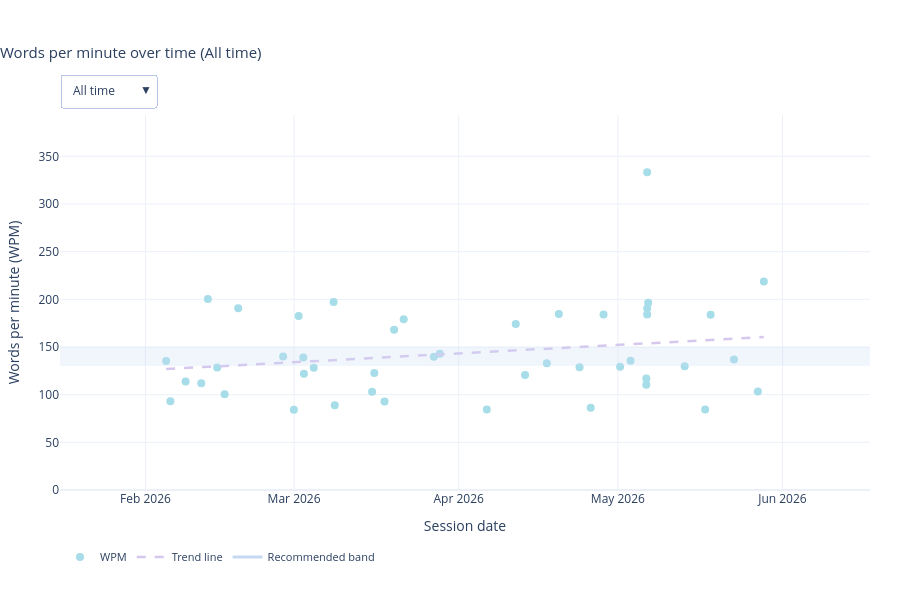

This figure's notebook cell:
### Code cell
# Plot 4: Interactive WPM over time with time frame selector.
import plotly.graph_objects as go
from dateutil.relativedelta import relativedelta
from datetime import timedelta

if not records:
    print('No recordings available to plot.')
else:
    wpm_records = [r for r in records if np.isfinite(r['wpm'])]
    if not wpm_records:
        print('No WPM values available to plot.')
    else:
        today_datetime = datetime.combine(TODAY, datetime.min.time())

        monday_this_week = today_datetime - timedelta(days=today_datetime.weekday())
        sunday_this_week = monday_this_week + timedelta(days=6)
        monday_last_week = monday_this_week - timedelta(days=7)
        sunday_last_week = monday_last_week + timedelta(days=6)

        time_frames = {
            'This week':  ('week',   monday_this_week,                         sunday_this_week),
            'Last week':  ('week',   monday_last_week,                         sunday_last_week),
            'Month':      ('month',  today_datetime.replace(day=1),            today_datetime),
            '6 months':   ('period', today_datetime - relativedelta(months=6), today_datetime),
            'Year':       ('period', today_datetime.replace(month=1, day=1),   today_datetime),
            'All time':   ('all',    None,                                      None),
        }

        XFMT = {
            'This week':  ('%a %d', 86400000),
            'Last week':  ('%a %d', 86400000),
            'Month':      ('%b %d', None),
            '6 months':   ('%b %Y', 'M1'),
            'Year':       ('%b',    'M1'),
            'All time':   ('%b %Y', 'M1'),
        }

        target_low, target_high = 130.0, 150.0

        def get_filtered_wpm(frame_type, start_date, end_date):
            if frame_type == 'all':
                return wpm_records
            return [r for r in wpm_records if start_date <= r['recording_dt'] <= end_date]

        def xaxis_range(frame_type, start_date, end_date):
            if frame_type == 'all':
                dts = [r['recording_dt'] for r in wpm_records]
                pad = timedelta(days=20)
                return [(min(dts) - pad).isoformat(), (max(dts) + pad).isoformat()]
            pad = timedelta(days=1)
            return [(start_date - pad).isoformat(), (end_date + pad).isoformat()]

        NO_DATA_ANNOTATION = dict(
            text='No recordings in this timeframe',
            xref='paper', yref='paper',
            x=0.5, y=0.5,
            showarrow=False,
            font=dict(size=17, color='#aaaaaa'),
            xanchor='center', yanchor='middle',
        )

        frame_data = {}
        for frame_name, (frame_type, start_date, end_date) in time_frames.items():
            filtered = get_filtered_wpm(frame_type, start_date, end_date)
            if not filtered:
                frame_data[frame_name] = {
                    'empty': True, 'y_max': 200.0,
                    'x_range': xaxis_range(frame_type, start_date, end_date),
                }
            else:
                dates = [r['recording_dt'] for r in filtered]
                wpm_v = np.array([r['wpm'] for r in filtered], dtype=float)
                labels = [r['recording_label'] for r in filtered]
                if len(wpm_v) >= 2:
                    dn = mdates.date2num(dates)
                    trend = np.polyval(np.polyfit(dn, wpm_v, 1), dn)
                else:
                    trend = wpm_v.copy()
                frame_data[frame_name] = {
                    'empty': False,
                    'dates': dates,
                    'wpm_v': wpm_v,
                    'labels': labels,
                    'trend': trend,
                    'y_max': max(180.0, float(np.nanmax(wpm_v)) * 1.18),
                    'x_range': xaxis_range(frame_type, start_date, end_date),
                }

        default_frame = 'All time'
        dd = frame_data[default_frame]

        fig = go.Figure()

        # Recommended range: paper-coord shape so it always spans full width.
        fig.add_shape(
            type='rect',
            xref='paper', x0=0, x1=1,
            yref='y', y0=target_low, y1=target_high,
            fillcolor='rgba(197,217,242,0.25)',
            line_width=0,
        )

        if not dd['empty']:
            fig.add_trace(go.Scatter(
                x=dd['dates'],
                y=dd['wpm_v'],
                name='WPM',
                mode='markers',
                marker=dict(symbol='circle', size=8, color=COLORS['teal']),
                customdata=np.column_stack([dd['labels'], dd['wpm_v']]),
                hovertemplate='<b>%{customdata[0]}</b><br>Date: %{x|%b %d, %Y}<br>WPM: %{customdata[1]:.1f}<extra></extra>',
            ))
            fig.add_trace(go.Scatter(
                x=dd['dates'],
                y=dd['trend'],
                name='Trend line',
                mode='lines',
                line=dict(color=COLORS['lavender'], width=2.5, dash='dash'),
                hovertemplate='<b>%{x|%b %d, %Y}</b><br>Trend: %{y:.1f}<extra></extra>',
            ))
        else:
            fig.add_trace(go.Scatter(x=[], y=[], name='WPM', mode='markers'))
            fig.add_trace(go.Scatter(x=[], y=[], name='Trend line', mode='lines'))

        # Legend-only swatch for the recommended band.
        fig.add_trace(go.Scatter(
            x=[None],
            y=[None],
            mode='lines',
            line=dict(color=COLORS['sky'], width=3),
            name='Recommended band',
            hoverinfo='skip',
            showlegend=True,
        ))

        timeframe_buttons = []
        for frame_name, (frame_type, start_date, end_date) in time_frames.items():
            fdata = frame_data[frame_name]
            fmt, dtick = XFMT[frame_name]
            if fdata['empty']:
                trace_update = {'x': [[], [], []], 'y': [[], [], []], 'name': ['WPM', 'Trend line', 'Recommended band']}
            else:
                trace_update = {
                    'x': [fdata['dates'], fdata['dates'], [None]],
                    'y': [fdata['wpm_v'], fdata['trend'], [None]],
                    'customdata': [np.column_stack([fdata['labels'], fdata['wpm_v']]), None, None],
                    'name': ['WPM', 'Trend line', 'Recommended band'],
                }
            layout_update = {
                'title.text': f'Words per minute over time ({frame_name})',
                'xaxis.tickformat': fmt,
                'xaxis.range': fdata['x_range'],
                'yaxis.range': [0, fdata['y_max']],
            }
            if dtick is not None:
                layout_update['xaxis.dtick'] = dtick
            else:
                layout_update['xaxis.dtick'] = None
            layout_update['annotations'] = [NO_DATA_ANNOTATION] if fdata['empty'] else []
            timeframe_buttons.append({
                'label': frame_name,
                'method': 'update',
                'args': [trace_update, layout_update],
            })

        default_fmt, default_dtick = XFMT[default_frame]

        fig.update_layout(
            title=dict(text=f'Words per minute over time ({default_frame})', x=0.0, xanchor='left', font=dict(size=15)),
            xaxis=dict(title='Session date', tickformat=default_fmt, dtick=default_dtick,
                       range=dd['x_range'] if not dd['empty'] else [None, None]),
            yaxis=dict(title='Words per minute (WPM)', range=[0, dd['y_max'] if not dd['empty'] else 200.0]),
            template='plotly_white',
            height=600,
            hovermode='closest',
            annotations=[] if not dd['empty'] else [NO_DATA_ANNOTATION],
            legend=dict(
                orientation='h',
                yanchor='top',
                y=-0.14,
                xanchor='left',
                x=0,
                font=dict(size=11),
                traceorder='normal',
            ),
            margin=dict(b=110, t=115, l=60, r=30),
            updatemenus=[{
                'buttons': timeframe_buttons,
                'active': 5,
                'direction': 'down',
                'showactive': True,
                'x': 0.0,
                'xanchor': 'left',
                'y': 1.0,
                'yanchor': 'bottom',
                'pad': {'b': 8},
                'bgcolor': 'white',
                'bordercolor': '#B7C7E5',
                'borderwidth': 1,
            }],
        )
        fig.show()

### Figure 1 — Plotly figure (JSON) as saved in the notebook; plotly's stock layout.template omitted (floating-point values rounded to 4 significant figures)
{"data": [{"customdata": [["fake 1", "135.35"], ["fake 2", "93.19"], ["Recording 2 4", "113.92"], ["LongerTesting", "111.92"], ["fake 3", "200.21"], ["fake 4", "128.53"], ["fake 5", "100.49"], ["fake 6", "190.66"], ["fake 7", "140.0"], ["fake 8", "84.14"], ["fake 9", "182.45"], ["Spain", "139.05"], ["fake 10", "121.83"], ["fake 11", "128.16"], ["fake 12", "197.23"], ["Recording 2", "88.99"], ["Valencia Trip", "103.11"], ["Skii Trip So Good", "122.68"], ["Recording 133 14", "92.92"], ["singapore", "168.18"], ["Recording 2 2", "178.98"], ["fake 13", "139.71"], ["Recording 2 3", "142.86"], ["fake 14", "84.48"], ["fake 15", "174.24"], ["fake 16", "120.75"], ["fake 17", "132.99"], ["fake 18", "184.6"], ["fake 19", "128.62"], ["fake 20", "86.27"], ["fake 21", "184.16"], ["fake 22", "129.29"], ["fake 23", "135.47"], ["Final Presentation 1", "110.3"], ["Presentation 2", "117.07"], ["slet", "333.33"], ["Interview part1", "184.17"], ["Interview part 2", "190.27"], ["fake 24", "196.52"], ["fake 25", "129.83"], ["fake 26", "84.37"], ["fake 27", "183.78"], ["fake 28", "136.83"], ["fake 29", "103.35"], ["fake 30", "218.77"]], "hovertemplate": "<b>%{customdata[0]}</b><br>Date: %{x|%b %d, %Y}<br>WPM: %{customdata[1]:.1f}<extra></extra>", "marker": {"color": "#A6DDE8", "size": 8, "symbol": "circle"}, "mode": "markers", "name": "WPM", "type": "scatter", "x": ["2026-02-04T21:33:37", "2026-02-05T16:40:22", "2026-02-08T13:32:37", "2026-02-11T12:22:54", "2026-02-12T18:10:40", "2026-02-14T12:09:22", "2026-02-15T21:52:36", "2026-02-18T11:16:54", "2026-02-26T22:17:24", "2026-02-28T22:56:39", "2026-03-01T20:31:04", "2026-03-02T17:41:13", "2026-03-02T20:13:59", "2026-03-04T16:48:26", "2026-03-08T10:29:07", "2026-03-08T15:51:49", "2026-03-15T16:42:13", "2026-03-16T02:34:06", "2026-03-18T00:44:47", "2026-03-19T20:08:54", "2026-03-21T15:30:38", "2026-03-27T07:52:28", "2026-03-28T10:22:06", "2026-04-06T07:13:08", "2026-04-11T18:07:40", "2026-04-13T12:17:18", "2026-04-17T14:34:50", "2026-04-19T20:46:42", "2026-04-23T18:33:22", "2026-04-25T21:01:21", "2026-04-28T07:03:59", "2026-05-01T10:00:54", "2026-05-03T09:14:24", "2026-05-06T08:19:38", "2026-05-06T08:24:56", "2026-05-06T12:06:02", "2026-05-06T12:11:24", "2026-05-06T12:28:44", "2026-05-06T16:51:33", "2026-05-13T14:00:36", "2026-05-17T10:30:51", "2026-05-18T11:13:11", "2026-05-22T20:50:21", "2026-05-27T08:52:51", "2026-05-28T11:47:49"], "y": [135.3, 93.19, 113.9, 111.9, 200.2, 128.5, 100.5, 190.7, 140.0, 84.14, 182.4, 139.1, 121.8, 128.2, 197.2, 88.99, 103.1, 122.7, 92.92, 168.2, 179.0, 139.7, 142.9, 84.48, 174.2, 120.8, 133.0, 184.6, 128.6, 86.27, 184.2, 129.3, 135.5, 110.3, 117.1, 333.3, 184.2, 190.3, 196.5, 129.8, 84.37, 183.8, 136.8, 103.3, 218.8]}, {"hovertemplate": "<b>%{x|%b %d, %Y}</b><br>Trend: %{y:.1f}<extra></extra>", "line": {"color": "#D6C7EE", "dash": "dash", "width": 2.5}, "mode": "lines", "name": "Trend line", "type": "scatter", "x": ["2026-02-04T21:33:37", "2026-02-05T16:40:22", "2026-02-08T13:32:37", "2026-02-11T12:22:54", "2026-02-12T18:10:40", "2026-02-14T12:09:22", "2026-02-15T21:52:36", "2026-02-18T11:16:54", "2026-02-26T22:17:24", "2026-02-28T22:56:39", "2026-03-01T20:31:04", "2026-03-02T17:41:13", "2026-03-02T20:13:59", "2026-03-04T16:48:26", "2026-03-08T10:29:07", "2026-03-08T15:51:49", "2026-03-15T16:42:13", "2026-03-16T02:34:06", "2026-03-18T00:44:47", "2026-03-19T20:08:54", "2026-03-21T15:30:38", "2026-03-27T07:52:28", "2026-03-28T10:22:06", "2026-04-06T07:13:08", "2026-04-11T18:07:40", "2026-04-13T12:17:18", "2026-04-17T14:34:50", "2026-04-19T20:46:42", "2026-04-23T18:33:22", "2026-04-25T21:01:21", "2026-04-28T07:03:59", "2026-05-01T10:00:54", "2026-05-03T09:14:24", "2026-05-06T08:19:38", "2026-05-06T08:24:56", "2026-05-06T12:06:02", "2026-05-06T12:11:24", "2026-05-06T12:28:44", "2026-05-06T16:51:33", "2026-05-13T14:00:36", "2026-05-17T10:30:51", "2026-05-18T11:13:11", "2026-05-22T20:50:21", "2026-05-27T08:52:51", "2026-05-28T11:47:49"], "y": [126.9, 127.1, 128.0, 128.8, 129.2, 129.7, 130.1, 130.9, 133.4, 134.0, 134.3, 134.6, 134.6, 135.1, 136.2, 136.3, 138.4, 138.5, 139.1, 139.6, 140.2, 141.9, 142.2, 144.8, 146.5, 147.0, 148.2, 148.9, 150.0, 150.7, 151.4, 152.3, 152.9, 153.8, 153.8, 153.8, 153.8, 153.8, 153.9, 155.9, 157.1, 157.4, 158.7, 160.0, 160.3]}, {"hoverinfo": "skip", "line": {"color": "#C5D9F2", "width": 3}, "mode": "lines", "name": "Recommended band", "showlegend": true, "type": "scatter", "x": [null], "y": [null]}], "layout": {"height": 600, "hovermode": "closest", "legend": {"font": {"size": 11}, "orientation": "h", "traceorder": "normal", "x": 0, "xanchor": "left", "y": -0.14, "yanchor": "top"}, "margin": {"b": 110, "l": 60, "r": 30, "t": 115}, "shapes": [{"fillcolor": "rgba(197,217,242,0.25)", "line": {"width": 0}, "type": "rect", "x0": 0, "x1": 1, "xref": "paper", "y0": 130, "y1": 150, "yref": "y"}], "title": {"font": {"size": 15}, "text": "Words per minute over time (All time)", "x": 0, "xanchor": "left"}, "updatemenus": [{"active": 5, "bgcolor": "white", "bordercolor": "#B7C7E5", "borderwidth": 1, "buttons": [{"args": [{"customdata": [[["Final Presentation 1", "110.3"], ["Presentation 2", "117.07"], ["slet", "333.33"], ["Interview part1", "184.17"], ["Interview part 2", "190.27"], ["fake 24", "196.52"]], null, null], "name": ["WPM", "Trend line", "Recommended band"], "x": [["2026-05-06T08:19:38", "2026-05-06T08:24:56", "2026-05-06T12:06:02", "2026-05-06T12:11:24", "2026-05-06T12:28:44", "2026-05-06T16:51:33"], ["2026-05-06T08:19:38", "2026-05-06T08:24:56", "2026-05-06T12:06:02", "2026-05-06T12:11:24", "2026-05-06T12:28:44", "2026-05-06T16:51:33"], [null]], "y": [[110.3, 117.1, 333.3, 184.2, 190.3, 196.5], [147.8, 148.9, 193.1, 194.1, 197.6, 250.1], [null]]}, {"annotations": [], "title.text": "Words per minute over time (This week)", "xaxis.dtick": 86400000, "xaxis.range": ["2026-05-03T00:00:00", "2026-05-11T00:00:00"], "xaxis.tickformat": "%a %d", "yaxis.range": [0, 393.3]}], "label": "This week", "method": "update"}, {"args": [{"customdata": [[["fake 21", "184.16"], ["fake 22", "129.29"]], null, null], "name": ["WPM", "Trend line", "Recommended band"], "x": [["2026-04-28T07:03:59", "2026-05-01T10:00:54"], ["2026-04-28T07:03:59", "2026-05-01T10:00:54"], [null]], "y": [[184.2, 129.3], [184.2, 129.3], [null]]}, {"annotations": [], "title.text": "Words per minute over time (Last week)", "xaxis.dtick": 86400000, "xaxis.range": ["2026-04-26T00:00:00", "2026-05-04T00:00:00"], "xaxis.tickformat": "%a %d", "yaxis.range": [0, 217.3]}], "label": "Last week", "method": "update"}, {"args": [{"customdata": [[["fake 22", "129.29"], ["fake 23", "135.47"]], null, null], "name": ["WPM", "Trend line", "Recommended band"], "x": [["2026-05-01T10:00:54", "2026-05-03T09:14:24"], ["2026-05-01T10:00:54", "2026-05-03T09:14:24"], [null]], "y": [[129.3, 135.5], [129.3, 135.5], [null]]}, {"annotations": [], "title.text": "Words per minute over time (Month)", "xaxis.dtick": null, "xaxis.range": ["2026-04-30T00:00:00", "2026-05-07T00:00:00"], "xaxis.tickformat": "%b %d", "yaxis.range": [0, 180]}], "label": "Month", "method": "update"}, {"args": [{"customdata": [[["fake 1", "135.35"], ["fake 2", "93.19"], ["Recording 2 4", "113.92"], ["LongerTesting", "111.92"], ["fake 3", "200.21"], ["fake 4", "128.53"], ["fake 5", "100.49"], ["fake 6", "190.66"], ["fake 7", "140.0"], ["fake 8", "84.14"], ["fake 9", "182.45"], ["Spain", "139.05"], ["fake 10", "121.83"], ["fake 11", "128.16"], ["fake 12", "197.23"], ["Recording 2", "88.99"], ["Valencia Trip", "103.11"], ["Skii Trip So Good", "122.68"], ["Recording 133 14", "92.92"], ["singapore", "168.18"], ["Recording 2 2", "178.98"], ["fake 13", "139.71"], ["Recording 2 3", "142.86"], ["fake 14", "84.48"], ["fake 15", "174.24"], ["fake 16", "120.75"], ["fake 17", "132.99"], ["fake 18", "184.6"], ["fake 19", "128.62"], ["fake 20", "86.27"], ["fake 21", "184.16"], ["fake 22", "129.29"], ["fake 23", "135.47"]], null, null], "name": ["WPM", "Trend line", "Recommended band"], "x": [["2026-02-04T21:33:37", "2026-02-05T16:40:22", "2026-02-08T13:32:37", "2026-02-11T12:22:54", "2026-02-12T18:10:40", "2026-02-14T12:09:22", "2026-02-15T21:52:36", "2026-02-18T11:16:54", "2026-02-26T22:17:24", "2026-02-28T22:56:39", "2026-03-01T20:31:04", "2026-03-02T17:41:13", "2026-03-02T20:13:59", "2026-03-04T16:48:26", "2026-03-08T10:29:07", "2026-03-08T15:51:49", "2026-03-15T16:42:13", "2026-03-16T02:34:06", "2026-03-18T00:44:47", "2026-03-19T20:08:54", "2026-03-21T15:30:38", "2026-03-27T07:52:28", "2026-03-28T10:22:06", "2026-04-06T07:13:08", "2026-04-11T18:07:40", "2026-04-13T12:17:18", "2026-04-17T14:34:50", "2026-04-19T20:46:42", "2026-04-23T18:33:22", "2026-04-25T21:01:21", "2026-04-28T07:03:59", "2026-05-01T10:00:54", "2026-05-03T09:14:24"], ["2026-02-04T21:33:37", "2026-02-05T16:40:22", "2026-02-08T13:32:37", "2026-02-11T12:22:54", "2026-02-12T18:10:40", "2026-02-14T12:09:22", "2026-02-15T21:52:36", "2026-02-18T11:16:54", "2026-02-26T22:17:24", "2026-02-28T22:56:39", "2026-03-01T20:31:04", "2026-03-02T17:41:13", "2026-03-02T20:13:59", "2026-03-04T16:48:26", "2026-03-08T10:29:07", "2026-03-08T15:51:49", "2026-03-15T16:42:13", "2026-03-16T02:34:06", "2026-03-18T00:44:47", "2026-03-19T20:08:54", "2026-03-21T15:30:38", "2026-03-27T07:52:28", "2026-03-28T10:22:06", "2026-04-06T07:13:08", "2026-04-11T18:07:40", "2026-04-13T12:17:18", "2026-04-17T14:34:50", "2026-04-19T20:46:42", "2026-04-23T18:33:22", "2026-04-25T21:01:21", "2026-04-28T07:03:59", "2026-05-01T10:00:54", "2026-05-03T09:14:24"], [null]], "y": [[135.3, 93.19, 113.9, 111.9, 200.2, 128.5, 100.5, 190.7, 140, 84.14, 182.4, 139.1, 121.8, 128.2, 197.2, 88.99, 103.1, 122.7, 92.92, 168.2, 179.0, 139.7, 142.9, 84.48, 174.2, 120.8, 133.0, 184.6, 128.6, 86.27, 184.2, 129.3, 135.5], [131.7, 131.7, 132.0, 132.3, 132.4, 132.5, 132.7, 132.9, 133.7, 133.8, 133.9, 134.0, 134.0, 134.2, 134.5, 134.5, 135.2, 135.2, 135.4, 135.6, 135.7, 136.2, 136.3, 137.1, 137.6, 137.8, 138.2, 138.4, 138.7, 138.9, 139.1, 139.4, 139.6], [null]]}, {"annotations": [], "title.text": "Words per minute over time (6 months)", "xaxis.dtick": "M1", "xaxis.range": ["2025-11-05T00:00:00", "2026-05-07T00:00:00"], "xaxis.tickformat": "%b %Y", "yaxis.range": [0, 236.2]}], "label": "6 months", "method": "update"}, {"args": [{"customdata": [[["fake 1", "135.35"], ["fake 2", "93.19"], ["Recording 2 4", "113.92"], ["LongerTesting", "111.92"], ["fake 3", "200.21"], ["fake 4", "128.53"], ["fake 5", "100.49"], ["fake 6", "190.66"], ["fake 7", "140.0"], ["fake 8", "84.14"], ["fake 9", "182.45"], ["Spain", "139.05"], ["fake 10", "121.83"], ["fake 11", "128.16"], ["fake 12", "197.23"], ["Recording 2", "88.99"], ["Valencia Trip", "103.11"], ["Skii Trip So Good", "122.68"], ["Recording 133 14", "92.92"], ["singapore", "168.18"], ["Recording 2 2", "178.98"], ["fake 13", "139.71"], ["Recording 2 3", "142.86"], ["fake 14", "84.48"], ["fake 15", "174.24"], ["fake 16", "120.75"], ["fake 17", "132.99"], ["fake 18", "184.6"], ["fake 19", "128.62"], ["fake 20", "86.27"], ["fake 21", "184.16"], ["fake 22", "129.29"], ["fake 23", "135.47"]], null, null], "name": ["WPM", "Trend line", "Recommended band"], "x": [["2026-02-04T21:33:37", "2026-02-05T16:40:22", "2026-02-08T13:32:37", "2026-02-11T12:22:54", "2026-02-12T18:10:40", "2026-02-14T12:09:22", "2026-02-15T21:52:36", "2026-02-18T11:16:54", "2026-02-26T22:17:24", "2026-02-28T22:56:39", "2026-03-01T20:31:04", "2026-03-02T17:41:13", "2026-03-02T20:13:59", "2026-03-04T16:48:26", "2026-03-08T10:29:07", "2026-03-08T15:51:49", "2026-03-15T16:42:13", "2026-03-16T02:34:06", "2026-03-18T00:44:47", "2026-03-19T20:08:54", "2026-03-21T15:30:38", "2026-03-27T07:52:28", "2026-03-28T10:22:06", "2026-04-06T07:13:08", "2026-04-11T18:07:40", "2026-04-13T12:17:18", "2026-04-17T14:34:50", "2026-04-19T20:46:42", "2026-04-23T18:33:22", "2026-04-25T21:01:21", "2026-04-28T07:03:59", "2026-05-01T10:00:54", "2026-05-03T09:14:24"], ["2026-02-04T21:33:37", "2026-02-05T16:40:22", "2026-02-08T13:32:37", "2026-02-11T12:22:54", "2026-02-12T18:10:40", "2026-02-14T12:09:22", "2026-02-15T21:52:36", "2026-02-18T11:16:54", "2026-02-26T22:17:24", "2026-02-28T22:56:39", "2026-03-01T20:31:04", "2026-03-02T17:41:13", "2026-03-02T20:13:59", "2026-03-04T16:48:26", "2026-03-08T10:29:07", "2026-03-08T15:51:49", "2026-03-15T16:42:13", "2026-03-16T02:34:06", "2026-03-18T00:44:47", "2026-03-19T20:08:54", "2026-03-21T15:30:38", "2026-03-27T07:52:28", "2026-03-28T10:22:06", "2026-04-06T07:13:08", "2026-04-11T18:07:40", "2026-04-13T12:17:18", "2026-04-17T14:34:50", "2026-04-19T20:46:42", "2026-04-23T18:33:22", "2026-04-25T21:01:21", "2026-04-28T07:03:59", "2026-05-01T10:00:54", "2026-05-03T09:14:24"], [null]], "y": [[135.3, 93.19, 113.9, 111.9, 200.2, 128.5, 100.5, 190.7, 140, 84.14, 182.4, 139.1, 121.8, 128.2, 197.2, 88.99, 103.1, 122.7, 92.92, 168.2, 179.0, 139.7, 142.9, 84.48, 174.2, 120.8, 133.0, 184.6, 128.6, 86.27, 184.2, 129.3, 135.5], [131.7, 131.7, 132.0, 132.3, 132.4, 132.5, 132.7, 132.9, 133.7, 133.8, 133.9, 134.0, 134.0, 134.2, 134.5, 134.5, 135.2, 135.2, 135.4, 135.6, 135.7, 136.2, 136.3, 137.1, 137.6, 137.8, 138.2, 138.4, 138.7, 138.9, 139.1, 139.4, 139.6], [null]]}, {"annotations": [], "title.text": "Words per minute over time (Year)", "xaxis.dtick": "M1", "xaxis.range": ["2025-12-31T00:00:00", "2026-05-07T00:00:00"], "xaxis.tickformat": "%b", "yaxis.range": [0, 236.2]}], "label": "Year", "method": "update"}, {"args": [{"customdata": [[["fake 1", "135.35"], ["fake 2", "93.19"], ["Recording 2 4", "113.92"], ["LongerTesting", "111.92"], ["fake 3", "200.21"], ["fake 4", "128.53"], ["fake 5", "100.49"], ["fake 6", "190.66"], ["fake 7", "140.0"], ["fake 8", "84.14"], ["fake 9", "182.45"], ["Spain", "139.05"], ["fake 10", "121.83"], ["fake 11", "128.16"], ["fake 12", "197.23"], ["Recording 2", "88.99"], ["Valencia Trip", "103.11"], ["Skii Trip So Good", "122.68"], ["Recording 133 14", "92.92"], ["singapore", "168.18"], ["Recording 2 2", "178.98"], ["fake 13", "139.71"], ["Recording 2 3", "142.86"], ["fake 14", "84.48"], ["fake 15", "174.24"], ["fake 16", "120.75"], ["fake 17", "132.99"], ["fake 18", "184.6"], ["fake 19", "128.62"], ["fake 20", "86.27"], ["fake 21", "184.16"], ["fake 22", "129.29"], ["fake 23", "135.47"], ["Final Presentation 1", "110.3"], ["Presentation 2", "117.07"], ["slet", "333.33"], ["Interview part1", "184.17"], ["Interview part 2", "190.27"], ["fake 24", "196.52"], ["fake 25", "129.83"], ["fake 26", "84.37"], ["fake 27", "183.78"], ["fake 28", "136.83"], ["fake 29", "103.35"], ["fake 30", "218.77"]], null, null], "name": ["WPM", "Trend line", "Recommended band"], "x": [["2026-02-04T21:33:37", "2026-02-05T16:40:22", "2026-02-08T13:32:37", "2026-02-11T12:22:54", "2026-02-12T18:10:40", "2026-02-14T12:09:22", "2026-02-15T21:52:36", "2026-02-18T11:16:54", "2026-02-26T22:17:24", "2026-02-28T22:56:39", "2026-03-01T20:31:04", "2026-03-02T17:41:13", "2026-03-02T20:13:59", "2026-03-04T16:48:26", "2026-03-08T10:29:07", "2026-03-08T15:51:49", "2026-03-15T16:42:13", "2026-03-16T02:34:06", "2026-03-18T00:44:47", "2026-03-19T20:08:54", "2026-03-21T15:30:38", "2026-03-27T07:52:28", "2026-03-28T10:22:06", "2026-04-06T07:13:08", "2026-04-11T18:07:40", "2026-04-13T12:17:18", "2026-04-17T14:34:50", "2026-04-19T20:46:42", "2026-04-23T18:33:22", "2026-04-25T21:01:21", "2026-04-28T07:03:59", "2026-05-01T10:00:54", "2026-05-03T09:14:24", "2026-05-06T08:19:38", "2026-05-06T08:24:56", "2026-05-06T12:06:02", "2026-05-06T12:11:24", "2026-05-06T12:28:44", "2026-05-06T16:51:33", "2026-05-13T14:00:36", "2026-05-17T10:30:51", "2026-05-18T11:13:11", "2026-05-22T20:50:21", "2026-05-27T08:52:51", "2026-05-28T11:47:49"], ["2026-02-04T21:33:37", "2026-02-05T16:40:22", "2026-02-08T13:32:37", "2026-02-11T12:22:54", "2026-02-12T18:10:40", "2026-02-14T12:09:22", "2026-02-15T21:52:36", "2026-02-18T11:16:54", "2026-02-26T22:17:24", "2026-02-28T22:56:39", "2026-03-01T20:31:04", "2026-03-02T17:41:13", "2026-03-02T20:13:59", "2026-03-04T16:48:26", "2026-03-08T10:29:07", "2026-03-08T15:51:49", "2026-03-15T16:42:13", "2026-03-16T02:34:06", "2026-03-18T00:44:47", "2026-03-19T20:08:54", "2026-03-21T15:30:38", "2026-03-27T07:52:28", "2026-03-28T10:22:06", "2026-04-06T07:13:08", "2026-04-11T18:07:40", "2026-04-13T12:17:18", "2026-04-17T14:34:50", "2026-04-19T20:46:42", "2026-04-23T18:33:22", "2026-04-25T21:01:21", "2026-04-28T07:03:59", "2026-05-01T10:00:54", "2026-05-03T09:14:24", "2026-05-06T08:19:38", "2026-05-06T08:24:56", "2026-05-06T12:06:02", "2026-05-06T12:11:24", "2026-05-06T12:28:44", "2026-05-06T16:51:33", "2026-05-13T14:00:36", "2026-05-17T10:30:51", "2026-05-18T11:13:11", "2026-05-22T20:50:21", "2026-05-27T08:52:51", "2026-05-28T11:47:49"], [null]], "y": [[135.3, 93.19, 113.9, 111.9, 200.2, 128.5, 100.5, 190.7, 140, 84.14, 182.4, 139.1, 121.8, 128.2, 197.2, 88.99, 103.1, 122.7, 92.92, 168.2, 179.0, 139.7, 142.9, 84.48, 174.2, 120.8, 133.0, 184.6, 128.6, 86.27, 184.2, 129.3, 135.5, 110.3, 117.1, 333.3, 184.2, 190.3, 196.5, 129.8, 84.37, 183.8, 136.8, 103.3, 218.8], [126.9, 127.1, 128.0, 128.8, 129.2, 129.7, 130.1, 130.9, 133.4, 134.0, 134.3, 134.6, 134.6, 135.1, 136.2, 136.3, 138.4, 138.5, 139.1, 139.6, 140.2, 141.9, 142.2, 144.8, 146.5, 147.0, 148.2, 148.9, 150.0, 150.7, 151.4, 152.3, 152.9, 153.8, 153.8, 153.8, 153.8, 153.8, 153.9, 155.9, 157.1, 157.4, 158.7, 160.0, 160.3], [null]]}, {"annotations": [], "title.text": "Words per minute over time (All time)", "xaxis.dtick": "M1", "xaxis.range": ["2026-01-15T21:33:37", "2026-06-17T11:47:49"], "xaxis.tickformat": "%b %Y", "yaxis.range": [0, 393.3]}], "label": "All time", "method": "update"}], "direction": "down", "pad": {"b": 8}, "showactive": true, "x": 0, "xanchor": "left", "y": 1, "yanchor": "bottom"}], "xaxis": {"dtick": "M1", "range": ["2026-01-15T21:33:37", "2026-06-17T11:47:49"], "tickformat": "%b %Y", "title": {"text": "Session date"}}, "yaxis": {"range": [0, 393.3], "title": {"text": "Words per minute (WPM)"}}}}
